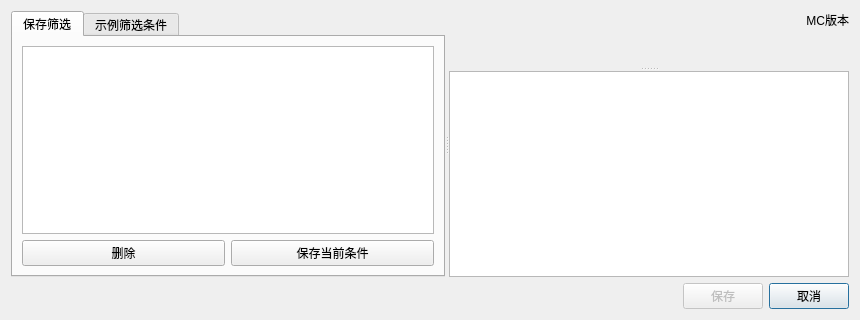
<?xml version="1.0" encoding="UTF-8"?>
<ui version="4.0">
 <class>PresetDialog</class>
 <widget class="QDialog" name="PresetDialog">
  <property name="geometry">
   <rect>
    <x>0</x>
    <y>0</y>
    <width>860</width>
    <height>320</height>
   </rect>
  </property>
  <property name="windowTitle">
   <string>示例筛选条件</string>
  </property>
  <property name="windowIcon">
   <iconset resource="../rc/icons.qrc">
    <normaloff>:/icons/logo.png</normaloff>:/icons/logo.png</iconset>
  </property>
  <layout class="QGridLayout" name="gridLayout_5">
   <item row="0" column="0">
    <widget class="QSplitter" name="splitterH">
     <property name="sizePolicy">
      <sizepolicy hsizetype="Expanding" vsizetype="Expanding">
       <horstretch>0</horstretch>
       <verstretch>0</verstretch>
      </sizepolicy>
     </property>
     <property name="orientation">
      <enum>Qt::Horizontal</enum>
     </property>
     <widget class="QWidget" name="gridLayoutWidget">
      <layout class="QGridLayout" name="gridLayout_4">
       <item row="0" column="0">
        <widget class="QTabWidget" name="tabWidget">
         <property name="currentIndex">
          <number>0</number>
         </property>
         <widget class="QWidget" name="tabFilters">
          <attribute name="title">
           <string>保存筛选</string>
          </attribute>
          <layout class="QGridLayout" name="gridLayout">
           <item row="1" column="0">
            <widget class="QPushButton" name="buttonDelete">
             <property name="text">
              <string>删除</string>
             </property>
            </widget>
           </item>
           <item row="1" column="1">
            <widget class="QPushButton" name="buttonSave">
             <property name="text">
              <string>保存当前条件</string>
             </property>
            </widget>
           </item>
           <item row="0" column="0" colspan="2">
            <widget class="QListWidget" name="listFilters">
             <property name="font">
              <font>
               <family>Monospace</family>
               <pointsize>9</pointsize>
              </font>
             </property>
             <property name="alternatingRowColors">
              <bool>true</bool>
             </property>
             <property name="selectionMode">
              <enum>QAbstractItemView::SingleSelection</enum>
             </property>
            </widget>
           </item>
          </layout>
         </widget>
         <widget class="QWidget" name="tabExamples">
          <attribute name="title">
           <string>示例筛选条件</string>
          </attribute>
          <layout class="QGridLayout" name="gridLayout_2">
           <item row="0" column="0">
            <widget class="QListWidget" name="listExamples">
             <property name="font">
              <font>
               <family>Monospace</family>
               <pointsize>9</pointsize>
              </font>
             </property>
             <property name="alternatingRowColors">
              <bool>true</bool>
             </property>
             <property name="selectionMode">
              <enum>QAbstractItemView::SingleSelection</enum>
             </property>
            </widget>
           </item>
          </layout>
         </widget>
        </widget>
       </item>
      </layout>
     </widget>
     <widget class="QWidget" name="layoutWidget">
      <layout class="QGridLayout" name="gridLayout_3">
       <item row="1" column="0">
        <widget class="QSplitter" name="splitterV">
         <property name="orientation">
          <enum>Qt::Vertical</enum>
         </property>
         <widget class="FormConditions" name="formCond" native="true"/>
         <widget class="QTextEdit" name="textDesc"/>
        </widget>
       </item>
       <item row="0" column="0">
        <widget class="QLabel" name="labelMC">
         <property name="text">
          <string>MC版本</string>
         </property>
         <property name="alignment">
          <set>Qt::AlignRight|Qt::AlignTrailing|Qt::AlignVCenter</set>
         </property>
        </widget>
       </item>
      </layout>
     </widget>
    </widget>
   </item>
   <item row="1" column="0">
    <layout class="QHBoxLayout" name="horizontalLayout">
     <item>
      <spacer name="horizontalSpacer">
       <property name="orientation">
        <enum>Qt::Horizontal</enum>
       </property>
       <property name="sizeHint" stdset="0">
        <size>
         <width>0</width>
         <height>0</height>
        </size>
       </property>
      </spacer>
     </item>
     <item>
      <widget class="QPushButton" name="buttonOk">
       <property name="enabled">
        <bool>false</bool>
       </property>
       <property name="text">
        <string>保存</string>
       </property>
      </widget>
     </item>
     <item>
      <widget class="QPushButton" name="buttonCancel">
       <property name="text">
        <string>取消</string>
       </property>
       <property name="default">
        <bool>true</bool>
       </property>
      </widget>
     </item>
    </layout>
   </item>
  </layout>
 </widget>
 <customwidgets>
  <customwidget>
   <class>FormConditions</class>
   <extends>QWidget</extends>
   <header>src/formconditions.h</header>
   <container>1</container>
  </customwidget>
 </customwidgets>
 <resources>
  <include location="../rc/icons.qrc"/>
 </resources>
 <connections/>
</ui>
